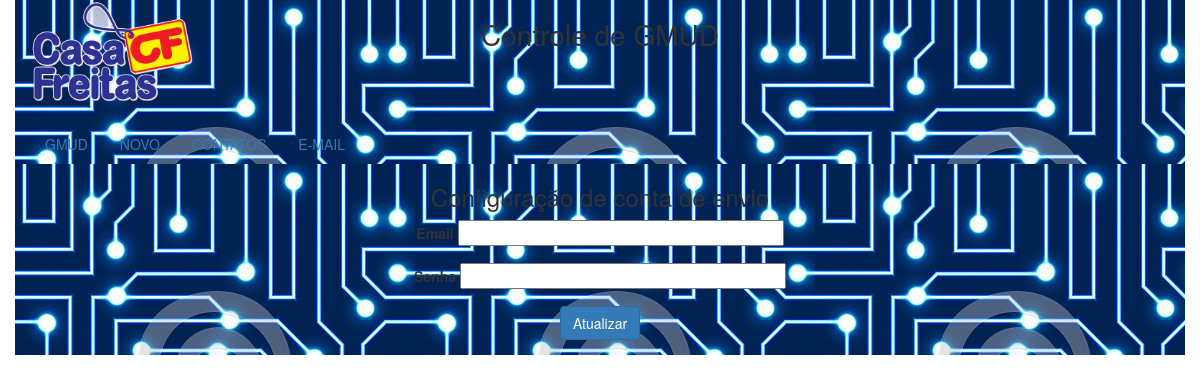
The app's page /index.php?pagina=confEnvio, older data.
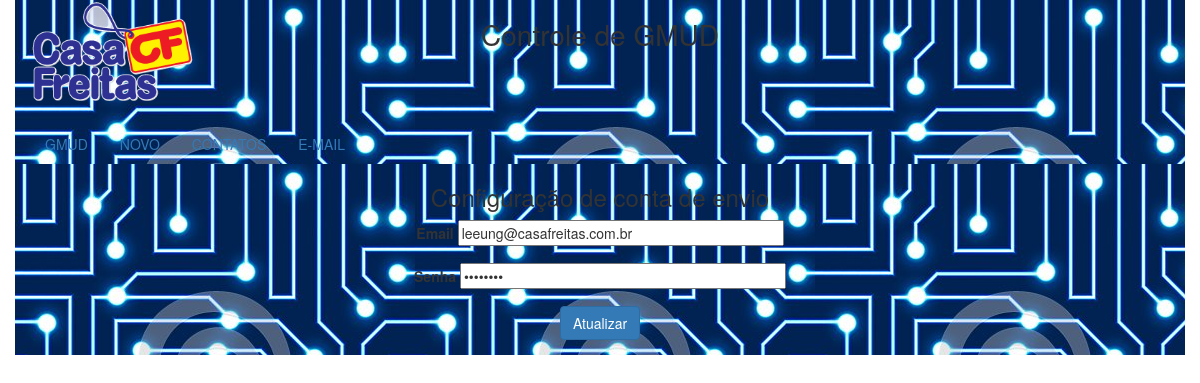
The same page, newer data.
### tables this page shows
CREATE TABLE `email` (
  `usuario` varchar(40) NOT NULL,
  `senha` varchar(40) NOT NULL,
  `id` int(11) NOT NULL
);

### src/confEnvioGmud.php (the view)
<?php
require_once 'conexao.php';
$result = mysqli_query($link, "select * from email") or die("Erro na consulta ".mysqli_error($link));
$email = mysqli_fetch_assoc($result);
?>
<div class="container text-center">
	<h3>Configuração de conta de envio</h3>
	<form action="confEnvioGmudLogic.php"method="post">
		<div class="form-group">
			<label for="email">Email</label>
			<input class="for-coutrol" type="email" size="40"name="email" value="<?=$email['usuario']?>" required>
		</div>
		<div class="form-group">
			<label for="senha">Senha</label>
			<input class="for-coutrol" type="password" size="40"name="senha" value="<?= $email['senha']?>" required>
		</div>
		<div class="form-group">
			<button class="btn btn-primary" type="submit" >Atualizar</button>
		</div>
	</form>
</div>

Row changes from the older to the newer data that the page shows:
added email: email "leeung@casafreitas.com.br"
